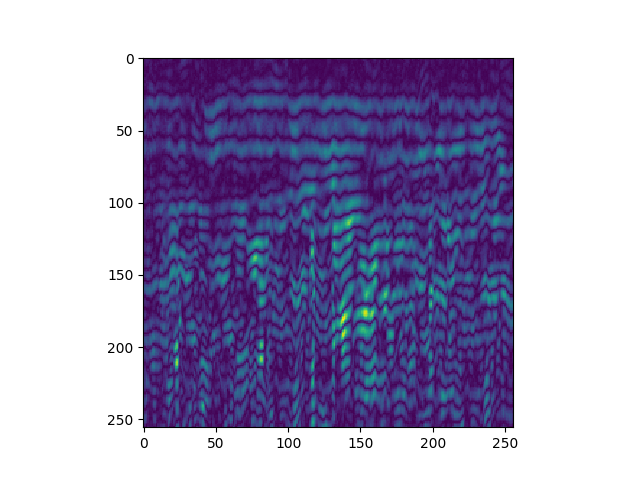

Recreate this plot in Python.
import numpy as np
import matplotlib.pyplot as plt

path = "../data/training/"          #training data path
vpath = "../data/validation/"       #validation data path


test_uuid = "FA4DC2D8-C0D9-4ECB-A319-70F156E3AF31"
rxs = np.fromfile(vpath+test_uuid+".bins", dtype=np.uint16 ).astype('float32')
rxs -= rxs.mean()
rxs /= rxs.std()+0.0001
rxs = np.reshape( rxs, (-1,256,256,1), 'C')
rys = np.loadtxt(vpath+test_uuid+".labels", dtype=np.float32)

print(rxs.shape,rys.shape)
i =50


plt.imshow(rxs[i], cmap='viridis', interpolation='nearest')
plt.show()
plt.savefig("tmp.png")
k = 0
for j in rys:
    
    print(k,'\n',rys[k])
    k += 1